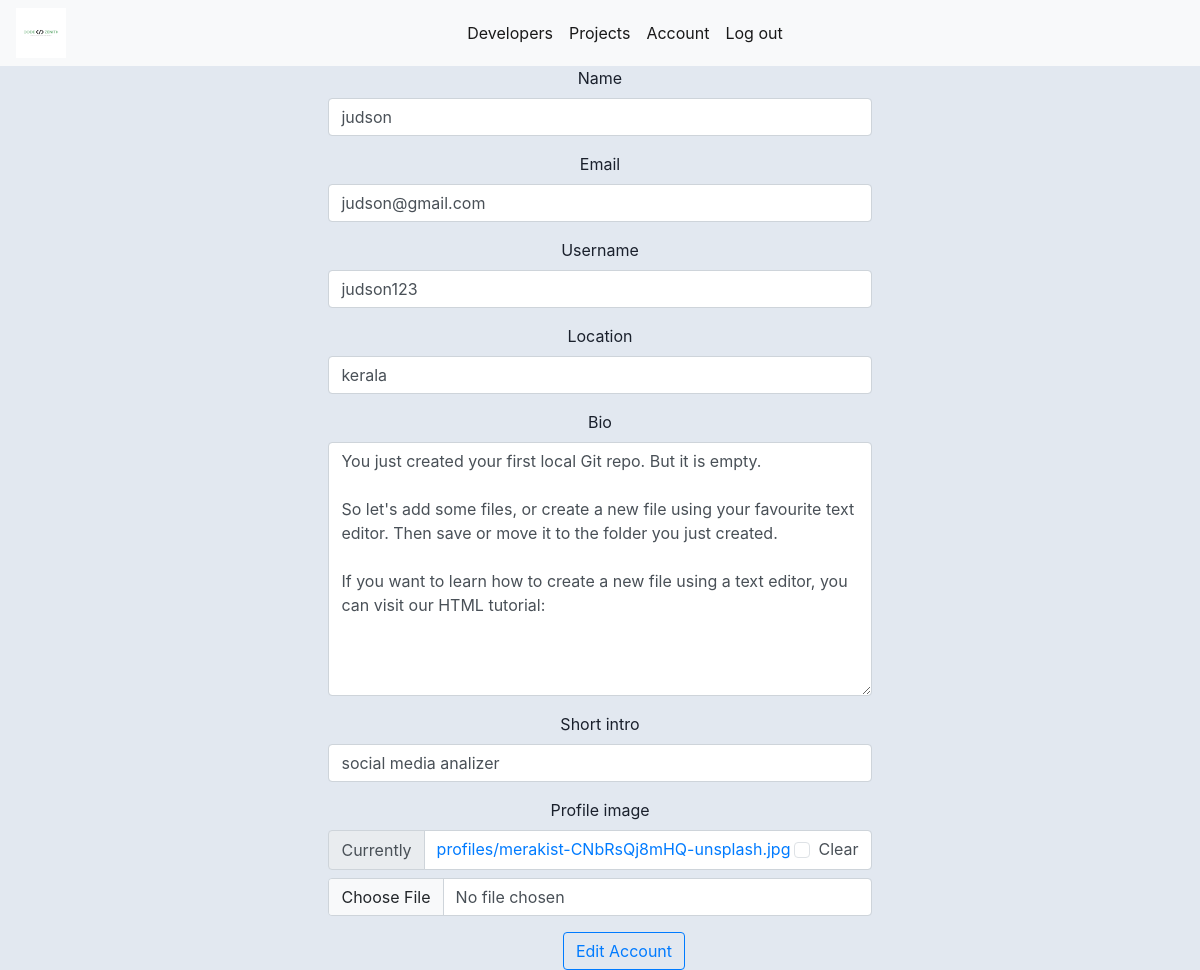
The app's page /edit_account (signed in) with its own data.
### users/models.py (models this page shows, shortened)
class Profile(models.Model):
    user = models.OneToOneField(User, on_delete=models.CASCADE, null=True, blank=True)
    name = models.CharField(max_length=200, blank=True, null=True)
    email = models.EmailField(max_length=500, blank=True, null=True)
    username = models.CharField(max_length=200, blank=True, null=True)
    location = models.CharField(max_length=200, blank=True, null=True)
    short_intro = models.CharField(max_length=200, blank=True, null=True)
    bio = models.TextField(blank=True, null=True)
    profile_image = models.ImageField(null=True, blank=True, upload_to='profiles/', default="profiles/user-default.png")
    social_github = models.CharField(max_length=200, blank=True, null=True)
    social_twitter = models.CharField(max_length=200, blank=True, null=True)
    social_linkedin = models.CharField(max_length=200, blank=True, null=True)
    social_youtube = models.CharField(max_length=200, blank=True, null=True)
    social_website = models.CharField(max_length=200, blank=True, null=True)
    created = models.DateTimeField(auto_now_add=True)
    id = models.UUIDField(default=uuid.uuid4, unique=True,primary_key=True, editable=False)
    class Meta:
        ordering = ['created']

### users/views.py (the view)
# urls.py: path('edit_account',views.edit_account,name="edit_account")
@login_required(login_url='login_page')
def edit_account(request):
    profile =request.user.profile
    form = profile_form(instance=profile)
    if request.method == "POST":
        form =profile_form(request.POST,request.FILES,instance=profile)
        if form.is_valid():
            form.save()
            return redirect("user_account")
    context={'form':form}
    return render(request,"users/profile_form.html",context)

### users/forms.py
class profile_form(ModelForm):
    class Meta:
        model = Profile
        fields = ['name','email','username','location','bio','short_intro','profile_image']

### users/templates/users/profile_form.html (shortened to what this page needs)
{% extends 'main.html' %}
{% load crispy_forms_tags %}
{% block content %}
<div class="container d-flex justify-content-center">
    <form action="{% url 'edit_account' %}" method="POST" enctype="multipart/form-data">
        {{ form|crispy }}
        <div class="text-center">
            <input type="submit" value="Edit Account" class="btn btn-outline-primary ml-5 pill">
        </div>
    </form>
</div>
{% endblock content %}

### static/style/main.css (style rules this page uses)
body { background-color:grey; }
a { text-decoration: none; }
.text-center { text-align: center !important; }
body { color: #1a202c; text-align: center; background-color: #e2e8f0; }
.mb-3, .my-3 { margin-bottom: 1rem!important; }

### records on screen
Profile: name "judson", email "judson@gmail.com", username "judson123", location "kerala", bio "You just created your first local Git repo. But it is empty. So let's add some files, or create a new file using your favourite text editor. Then save or move it to the folder you just created. If you want to learn how to create a new file using a text editor, you can visit our HTML tutorial:", short_intro "social media analizer"
